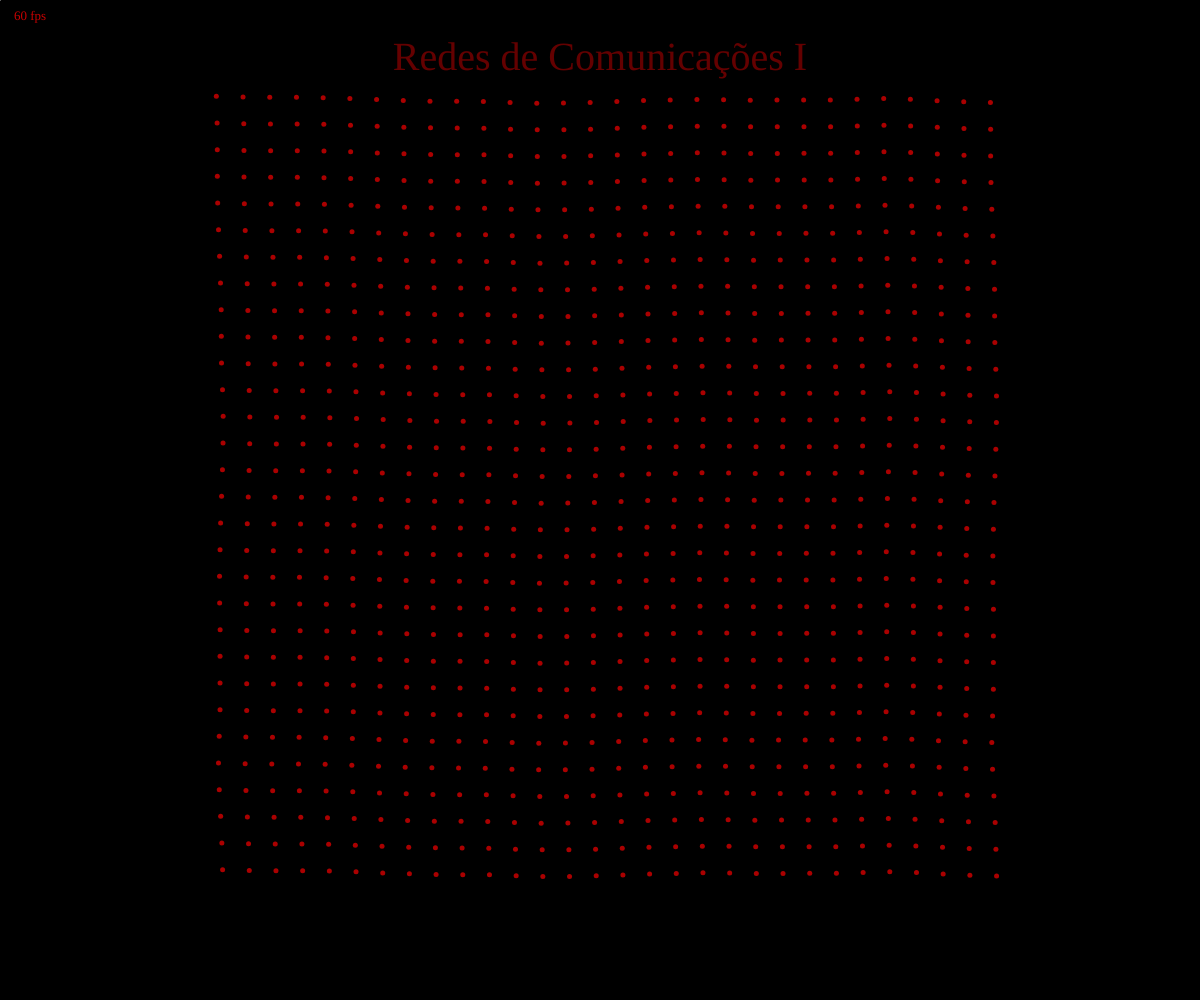
Frame 1 (no input)
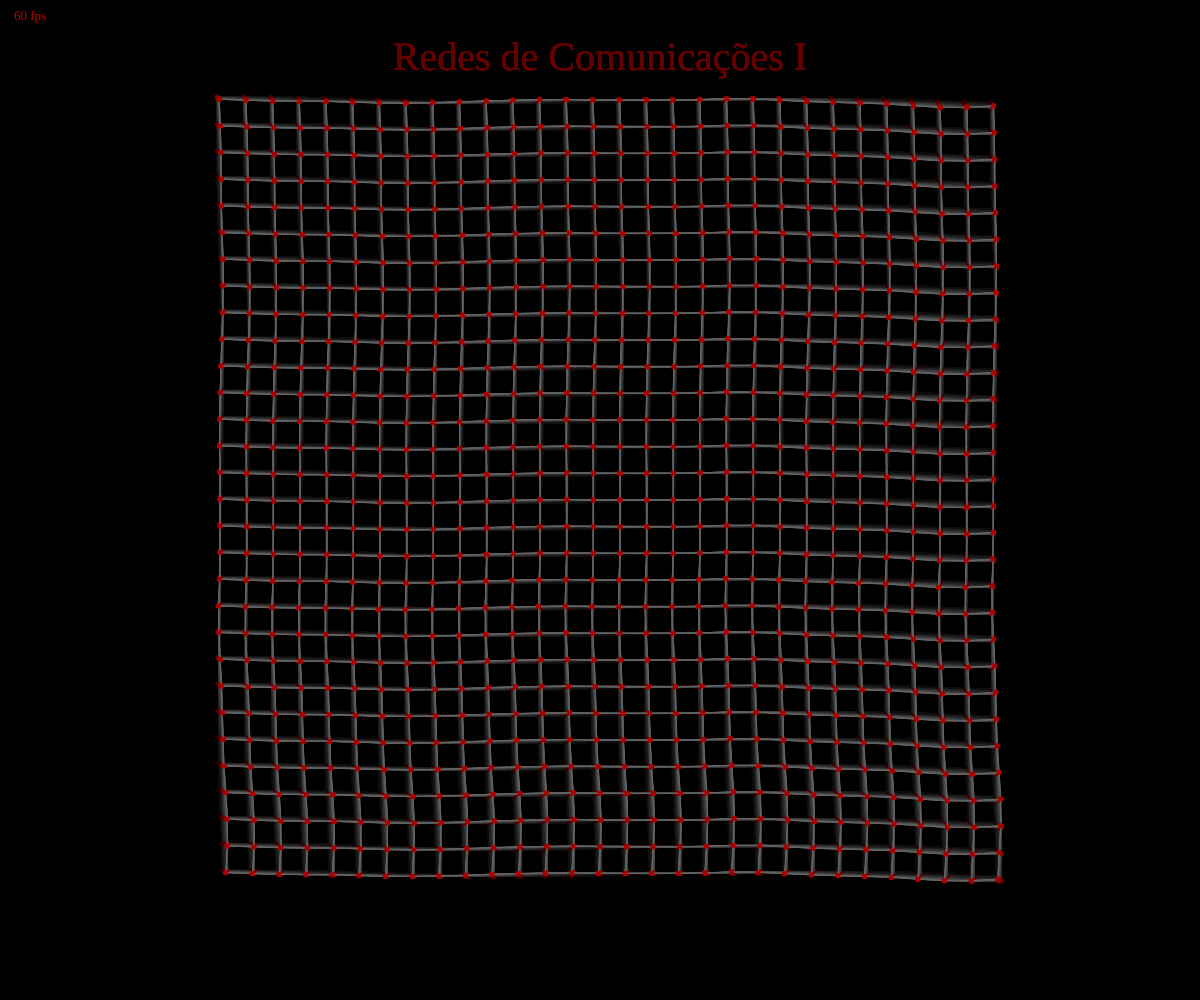
Frame 60 (no input)
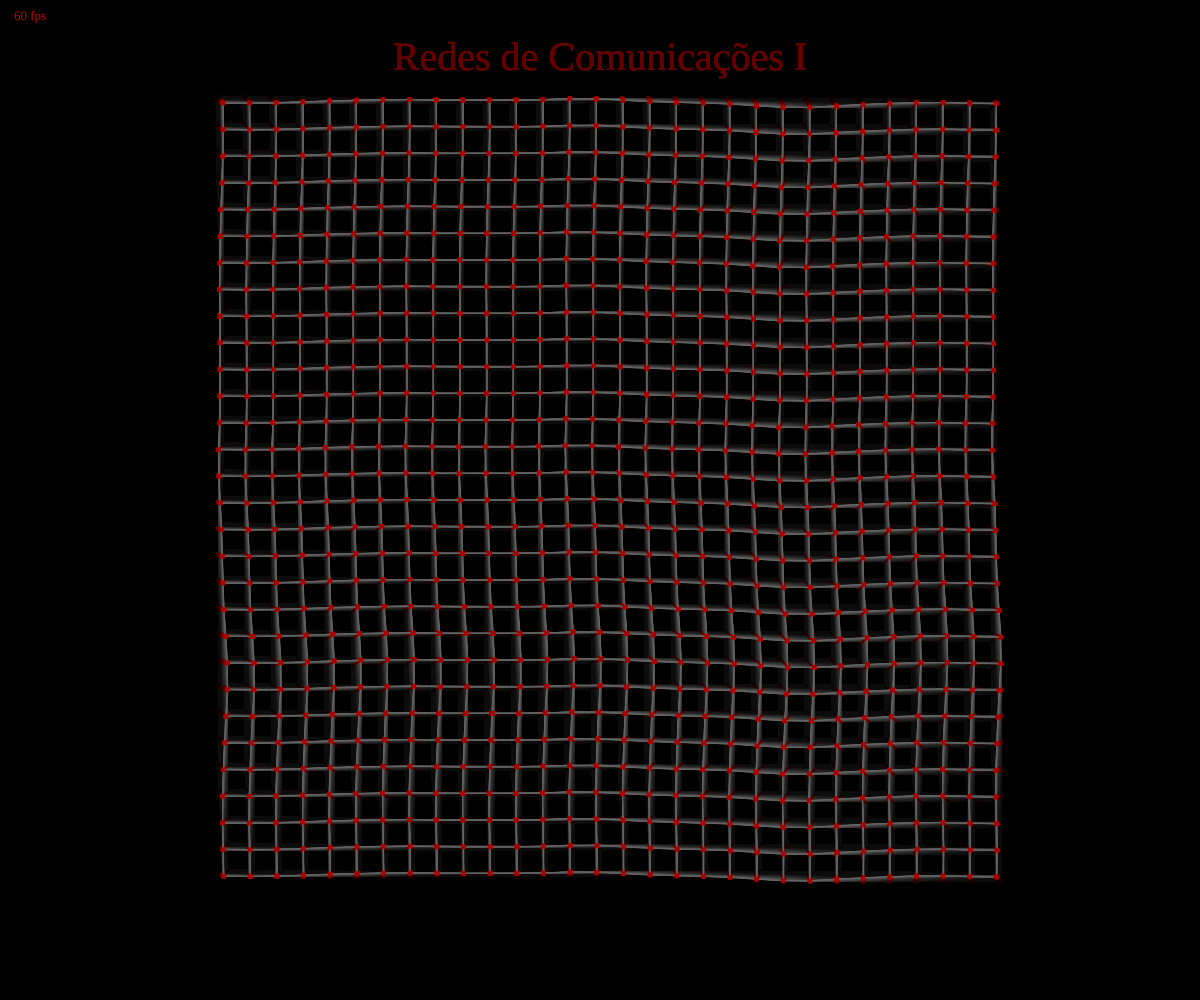
Frame 120 (the mouse pressed at the canvas centre since frame 60)

The p5.js sketch that drew these frames (run headless with seeded random() and noise() and a simulated clock; from frame 60 on, the mouse is pressed at the canvas centre):

// p5.js sketch
// ── sketch.js
let WIDTH,HEIGHT;
const FRAMERATE = 60;


let particles;
let a = Math.random()*1000;
let balls = Math.pow(30,2);

function setup() {
  createCanvas(WIDTH, HEIGHT);
  frameRate(FRAMERATE);
	textAlign(CENTER)
	textFont('Georgia');
  
  particles = new Array(balls).fill(0).map((x,i) => new Particle(i))
  // console.log(particles)
  windowResized();
	background(0)
}

function draw() {
  background(0,0,0,10);

	fill(50,0,0);
	// rect(SQUARE_POS.x, SQUARE_POS.y, SQUARE_SIZE.x, SQUARE_SIZE.y)

	fill(0);
	rect(0,0,50,50);
	fill(200,0,0);
	textSize(13);
	text(round(frameRate())+" fps", 30, 20);

	fill(100,0,0);
	textSize(40);
	text("Redes de Comunicações I",WIDTH/2,70)


  stroke(100)
  for(let i=0;i<particles.length-1;i++){
    if(i%sqrt(balls) < sqrt(balls)-1)
      line(particles[i].dp.x,particles[i].dp.y,particles[i+1].dp.x,particles[i+1].dp.y)
    if(i/sqrt(balls) < sqrt(balls)-1)
      line(
        particles[i].dp.x,particles[i].dp.y,
        particles[i+sqrt(balls)].dp.x,particles[i+sqrt(balls)].dp.y
      );
  }
  particles.forEach(p => p.draw());
  a+=0.005;  
}

function windowResized(){
	WIDTH = window.innerWidth;
	HEIGHT = window.innerHeight;
	if(WIDTH>HEIGHT){
		SQUARE_POS = createVector((WIDTH-HEIGHT)/2+(WIDTH*0.2)/2, (HEIGHT*0.2)/2);
		SQUARE_SIZE = createVector(HEIGHT*0.8,HEIGHT*0.8);
	}
	else{
		SQUARE_POS = createVector((WIDTH*0.2)/2, (HEIGHT-WIDTH)/2+(WIDTH*0.2)/2);
		SQUARE_SIZE = createVector(WIDTH*0.8,WIDTH*0.8);
	}
	particles.forEach(p=>{
		p.p = createVector(
			SQUARE_POS.x + (SQUARE_SIZE.x/sqrt(balls))*(    p.i%sqrt(balls)),
			SQUARE_POS.y + (SQUARE_SIZE.y/sqrt(balls))*(int(p.i/sqrt(balls)))
		);
	})
	resizeCanvas(WIDTH,HEIGHT);
}


class Particle {
  constructor(i){
    this.i = i;
    // this.p = createVector(
    //   WIDTH *0.25+(WIDTH *0.5/sqrt(balls)) *(    i%sqrt(balls)),
    //   HEIGHT*0.25+(HEIGHT*0.5/sqrt(balls)) *(int(i/sqrt(balls)))
    // );
		this.p = createVector(0,0);
    this.dp = this.p;
  }
  
  draw(){
    let d = createVector(
      noise(a+   (this.i/sqrt(balls))*0.05)-0.5,
      noise(a+int(this.i%sqrt(balls))*0.05)-0.5
    );
		// console.log(d)
    d.mult(50);
    this.dp = createVector(this.p.x+d.x, this.p.y+d.y);
    
    noStroke();
    fill(170,0,0);
    ellipse(this.dp.x,this.dp.y,5,5);
  }
}

// ── deploy.html
<!DOCTYPE html>
<html lang="en">
  <head>
    <script src="p5.js"></script>
    <link rel="stylesheet" type="text/css" href="style.css">
    <meta charset="utf-8" />
		<style>
			html, body {
				margin: 0;
				padding: 0;
			}
			canvas {
				display: block;
			}
			
		</style>
  </head>
  <body>
		<script>
let WIDTH,HEIGHT;
const FRAMERATE = 60;


let particles;
let a = Math.random()*1000;
let balls = Math.pow(20,2);

function setup() {
  createCanvas(WIDTH, HEIGHT);
  frameRate(FRAMERATE);
	textAlign(CENTER)
	textFont('Georgia');
  
  particles = new Array(balls).fill(0).map((x,i) => new Particle(i))
  // console.log(particles)
  windowResized();
	background(0)
}

function draw() {
  background(0,0,0,10);

	// fill(50,0,0);
	// rect(SQUARE_POS.x, SQUARE_POS.y, SQUARE_SIZE.x, SQUARE_SIZE.y)

	fill(0);
	rect(0,0,50,50);
	fill(200,0,0);
	textSize(13);
	text(round(frameRate())+" fps", 30, 20);

	fill(0,0,0,50);
	rect(WIDTH-400,HEIGHT-50,400,50;
	fill(200,0,0);
	textSize(13);
	text("Made by: Eduardo, João Afonso, João Ferreira", WIDTH-200, HEIGHT-25);

	fill(100,0,0);
	textSize(40);
	text("Redes de Comunicações I",WIDTH/2,70)


  stroke(100)
  for(let i=0;i<particles.length-1;i++){
    if(i%sqrt(balls) < sqrt(balls)-1)
      line(particles[i].dp.x,particles[i].dp.y,particles[i+1].dp.x,particles[i+1].dp.y)
    if(i/sqrt(balls) < sqrt(balls)-1)
      line(
        particles[i].dp.x,particles[i].dp.y,
        particles[i+sqrt(balls)].dp.x,particles[i+sqrt(balls)].dp.y
      );
  }
  particles.forEach(p => p.draw());
  a+=0.008; 
}

function windowResized(){
	WIDTH = window.innerWidth;
	HEIGHT = window.innerHeight;
	if(WIDTH>HEIGHT){
		SQUARE_POS = createVector((WIDTH-HEIGHT)/2+(HEIGHT*0.1), (HEIGHT*0.15));
		SQUARE_SIZE = createVector(HEIGHT*0.8,HEIGHT*0.8);
	}
	else{
		SQUARE_POS = createVector((WIDTH*0.1), (HEIGHT-WIDTH)/2+(WIDTH*0.1));
		SQUARE_SIZE = createVector(WIDTH*0.8,WIDTH*0.8);
	}
	particles.forEach(p=>{
		p.p = createVector(
			SQUARE_POS.x + (SQUARE_SIZE.x/sqrt(balls))*(    p.i%sqrt(balls)),
			SQUARE_POS.y + (SQUARE_SIZE.y/sqrt(balls))*(int(p.i/sqrt(balls)))
		);
	})
	resizeCanvas(WIDTH,HEIGHT);
}


class Particle {
  constructor(i){
    this.i = i;
    // this.p = createVector(
    //   WIDTH *0.25+(WIDTH *0.5/sqrt(balls)) *(    i%sqrt(balls)),
    //   HEIGHT*0.25+(HEIGHT*0.5/sqrt(balls)) *(int(i/sqrt(balls)))
    // );
		this.p = createVector(0,0);
    this.dp = this.p;
  }
  
  draw(){
    let d = createVector(
      noise(a+   (this.i/sqrt(balls))*0.05+100)-0.5,
      noise(a+int(this.i%sqrt(balls))*0.05    )-0.5
    );
		// console.log(d)
    d.mult(35);
    this.dp = createVector(this.p.x+d.x, this.p.y+d.y);
    
    noStroke();
    fill(170,0,0);
    ellipse(this.dp.x,this.dp.y,5,5);
  }
}

		</script>
  </body>
</html>
